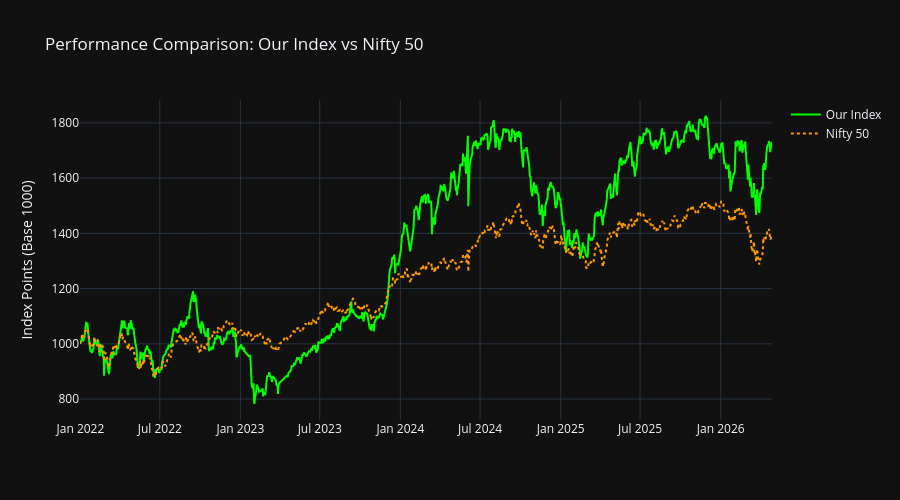

Source (notebook cell):
### Markdown cell above
## 6.1 Run Comparisons

### Code cell
# --- COMPARE VS NIFTY 50 ---
run_benchmark_comparison('^NSEI', 'Nifty 50')

### Figure 1 — Plotly figure (JSON) as saved in the notebook; plotly's stock layout.template omitted (floating-point values rounded to 4 significant figures; data arrays with more than 128 entries replaced by an {"elided": "..."} marker saying what was removed)
{"data": [{"line": {"color": "#00ff00", "width": 2}, "name": "Our Index", "type": "scatter", "x": {"elided": "1062 str values"}, "y": {"elided": "1062 float values"}}, {"line": {"color": "#ff9900", "dash": "dot", "width": 2}, "name": "Nifty 50", "type": "scatter", "x": {"elided": "1062 str values"}, "y": {"elided": "1062 float values"}}], "layout": {"height": 500, "title": {"text": "Performance Comparison: Our Index vs Nifty 50"}, "yaxis": {"title": {"text": "Index Points (Base 1000)"}}}}
